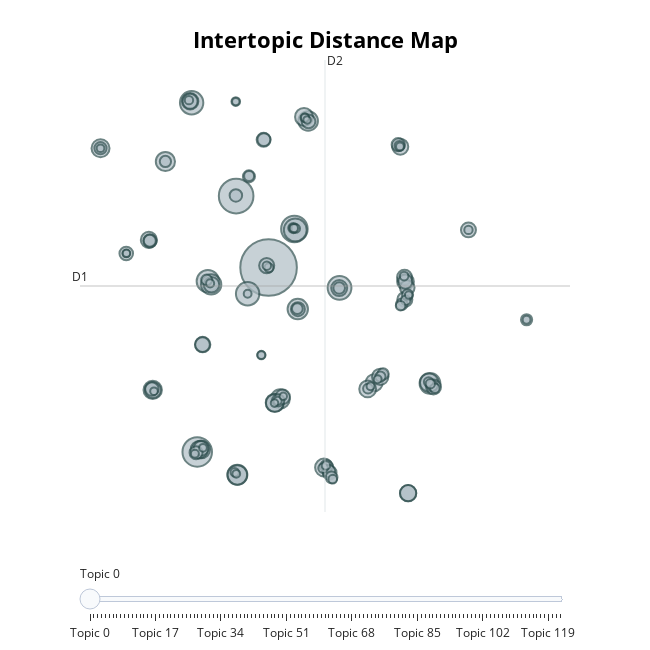

The notebook cell this image was saved under:
### Code cell
# Creating clusters for the whole data set
model,topics,proba = cfc.cluster_data(df,min_topic_size=50,fine_tune_label=True,get_topics=True,get_proba=True,ngram=2)
# Saving the BERTopic model
model.save("./models/bertopic_model_whole_data_set.brt")
df = cfc.add_topic_labels(df,topics,proba,model)
display(model.get_topic_info())
model.visualize_topics()
